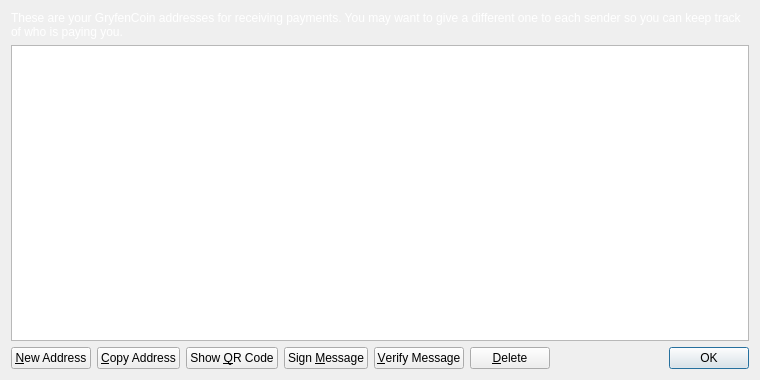
<?xml version="1.0" encoding="UTF-8"?>
<ui version="4.0">
 <class>AddressBookPage</class>
 <widget class="QWidget" name="AddressBookPage">
  <property name="geometry">
   <rect>
    <x>0</x>
    <y>0</y>
    <width>760</width>
    <height>380</height>
   </rect>
  </property>
  <property name="palette">
   <palette>
    <active>
     <colorrole role="WindowText">
      <brush brushstyle="SolidPattern">
       <color alpha="255">
        <red>255</red>
        <green>255</green>
        <blue>255</blue>
       </color>
      </brush>
     </colorrole>
    </active>
    <inactive>
     <colorrole role="WindowText">
      <brush brushstyle="SolidPattern">
       <color alpha="255">
        <red>255</red>
        <green>255</green>
        <blue>255</blue>
       </color>
      </brush>
     </colorrole>
    </inactive>
    <disabled>
     <colorrole role="WindowText">
      <brush brushstyle="SolidPattern">
       <color alpha="255">
        <red>120</red>
        <green>120</green>
        <blue>120</blue>
       </color>
      </brush>
     </colorrole>
    </disabled>
   </palette>
  </property>
  <property name="windowTitle">
   <string>Address Book</string>
  </property>
  <layout class="QVBoxLayout" name="verticalLayout">
   <item>
    <widget class="QLabel" name="labelExplanation">
     <property name="text">
      <string>These are your GryfenCoin addresses for receiving payments. You may want to give a different one to each sender so you can keep track of who is paying you.</string>
     </property>
     <property name="textFormat">
      <enum>Qt::PlainText</enum>
     </property>
     <property name="wordWrap">
      <bool>true</bool>
     </property>
    </widget>
   </item>
   <item>
    <widget class="QTableView" name="tableView">
     <property name="contextMenuPolicy">
      <enum>Qt::CustomContextMenu</enum>
     </property>
     <property name="toolTip">
      <string>Double-click to edit address or label</string>
     </property>
     <property name="tabKeyNavigation">
      <bool>false</bool>
     </property>
     <property name="alternatingRowColors">
      <bool>true</bool>
     </property>
     <property name="selectionMode">
      <enum>QAbstractItemView::SingleSelection</enum>
     </property>
     <property name="selectionBehavior">
      <enum>QAbstractItemView::SelectRows</enum>
     </property>
     <property name="sortingEnabled">
      <bool>true</bool>
     </property>
     <attribute name="verticalHeaderVisible">
      <bool>false</bool>
     </attribute>
    </widget>
   </item>
   <item>
    <layout class="QHBoxLayout" name="horizontalLayout">
     <item>
      <widget class="QPushButton" name="newAddressButton">
       <property name="toolTip">
        <string>Create a new address</string>
       </property>
       <property name="text">
        <string>&amp;New Address</string>
       </property>
       <property name="icon">
        <iconset resource="../bitcoin.qrc">
         <normaloff>:/icons/add</normaloff>:/icons/add</iconset>
       </property>
      </widget>
     </item>
     <item>
      <widget class="QPushButton" name="copyToClipboard">
       <property name="toolTip">
        <string>Copy the currently selected address to the system clipboard</string>
       </property>
       <property name="text">
        <string>&amp;Copy Address</string>
       </property>
       <property name="icon">
        <iconset resource="../bitcoin.qrc">
         <normaloff>:/icons/editcopy</normaloff>:/icons/editcopy</iconset>
       </property>
      </widget>
     </item>
     <item>
      <widget class="QPushButton" name="showQRCode">
       <property name="text">
        <string>Show &amp;QR Code</string>
       </property>
       <property name="icon">
        <iconset resource="../bitcoin.qrc">
         <normaloff>:/icons/qrcode</normaloff>:/icons/qrcode</iconset>
       </property>
      </widget>
     </item>
     <item>
      <widget class="QPushButton" name="signMessage">
       <property name="toolTip">
        <string>Sign a message to prove you own a GryfenCoin address</string>
       </property>
       <property name="text">
        <string>Sign &amp;Message</string>
       </property>
       <property name="icon">
        <iconset resource="../bitcoin.qrc">
         <normaloff>:/icons/edit</normaloff>:/icons/edit</iconset>
       </property>
      </widget>
     </item>
     <item>
      <widget class="QPushButton" name="verifyMessage">
       <property name="toolTip">
        <string>Verify a message to ensure it was signed with a specified GryfenCoin address</string>
       </property>
       <property name="text">
        <string>&amp;Verify Message</string>
       </property>
       <property name="icon">
        <iconset resource="../bitcoin.qrc">
         <normaloff>:/icons/transaction_0</normaloff>:/icons/transaction_0</iconset>
       </property>
      </widget>
     </item>
     <item>
      <widget class="QPushButton" name="deleteButton">
       <property name="toolTip">
        <string>Delete the currently selected address from the list</string>
       </property>
       <property name="text">
        <string>&amp;Delete</string>
       </property>
       <property name="icon">
        <iconset resource="../bitcoin.qrc">
         <normaloff>:/icons/remove</normaloff>:/icons/remove</iconset>
       </property>
      </widget>
     </item>
     <item>
      <spacer name="horizontalSpacer">
       <property name="orientation">
        <enum>Qt::Horizontal</enum>
       </property>
       <property name="sizeHint" stdset="0">
        <size>
         <width>40</width>
         <height>20</height>
        </size>
       </property>
      </spacer>
     </item>
     <item>
      <widget class="QDialogButtonBox" name="buttonBox">
       <property name="sizePolicy">
        <sizepolicy hsizetype="Maximum" vsizetype="Fixed">
         <horstretch>0</horstretch>
         <verstretch>0</verstretch>
        </sizepolicy>
       </property>
       <property name="standardButtons">
        <set>QDialogButtonBox::Ok</set>
       </property>
      </widget>
     </item>
    </layout>
   </item>
  </layout>
 </widget>
 <resources>
  <include location="../bitcoin.qrc"/>
 </resources>
 <connections/>
</ui>
